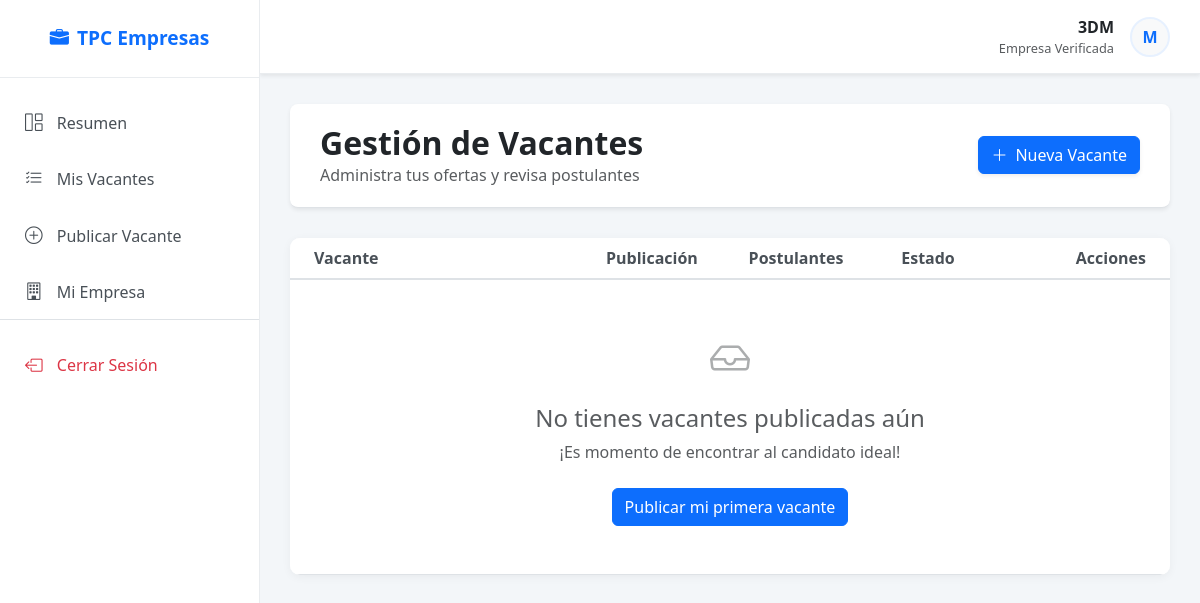
Before: /empresas/historial-vacantes/ (signed in) with the older database file.
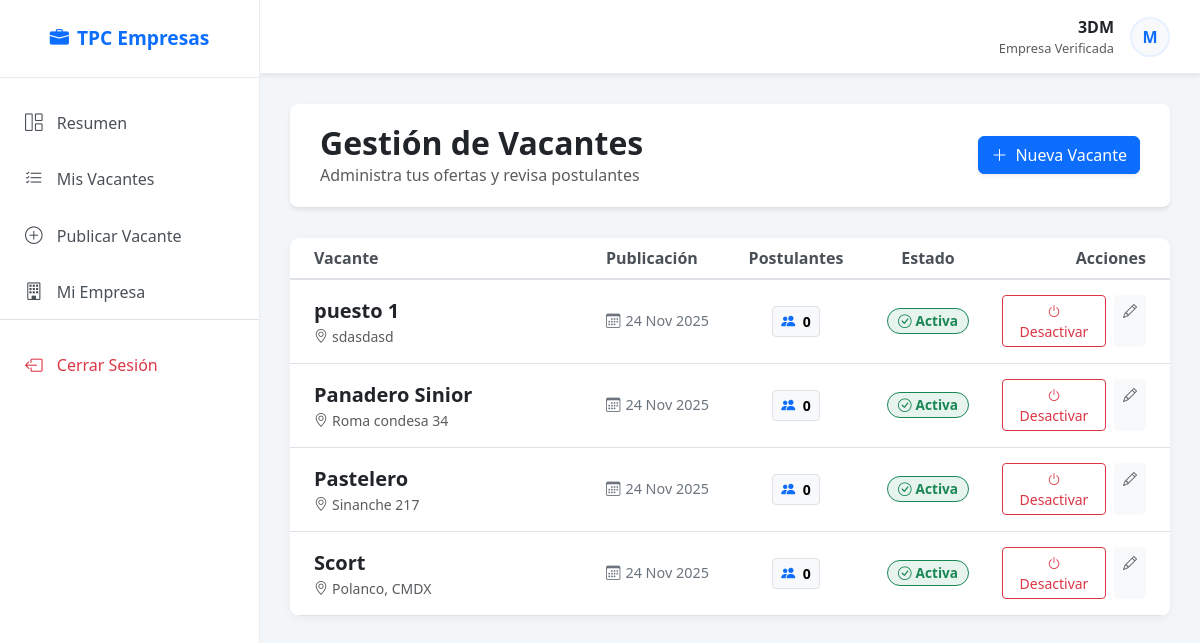
After: the same page with the newer database file.
### aplicaciones/empresas/models.py (models this page shows, shortened)
class Vacante(models.Model):
    nombre_puesto = models.CharField(max_length=100, unique=True, null=False   , blank=False)
    area_ocupacion = models.IntegerField(null=True, blank=True)
    descripcion = models.TextField(null=False, blank=False, default='Descripción del puesto.')
    requisitos = models.TextField(null=False, blank=False, default='Requisitos del puesto.')
    prestaciones = models.TextField(null=False, blank=False, default='Prestaciones del puesto.')
    salario = models.DecimalField(max_digits=10, decimal_places=2, null=False, blank=True)
    ubicacion = models.CharField(max_length=200)
    horario = models.CharField(max_length=100)
    tipo_contrato = models.CharField(max_length=100)
    etiquetas = models.TextField(null=True, blank=True)
    fecha_publicacion = models.DateField(auto_now_add=True)
    empresa = models.ForeignKey(Empresa, on_delete=models.CASCADE, null=True)
    activa = models.BooleanField(default=True)
    postulaciones_count = models.IntegerField(default=0)

### aplicaciones/general/decorators.py (the view)
    def wrapper_func(request, *args, **kwargs):
        if not request.user.is_authenticated:
            return redirect('login')
        if hasattr(request.user, 'empresa'):
            return view_func(request, *args, **kwargs)
        else:
            messages.warning(request, "Esta sección es solo para reclutadores.")
            return redirect('home_trabajador') # Redirigir a SU zona

### aplicaciones/empresas/views.py (called while the page is built)
@empresa_required
def historial_vacantes(request):
    try:
        empresa = request.user.empresa
        vacantes = Vacante.objects.filter(empresa=empresa).order_by('-fecha_publicacion')
    except Empresa.DoesNotExist:
        vacantes = []
    return render(request, 'historial_v2.html', {'vacantes': vacantes})

### aplicaciones/empresas/templates/historial_v2.html (shortened to what the changed rows need)
{% extends 'marco.html' %}
{% block content %}
    <div class="dashboard-header d-flex justify-content-between align-items-center shadow-sm">
        <div>
            <h2 class="fw-bold mb-0 text-dark">Gestión de Vacantes</h2>
        </div>
    </div>
    <div class="row">
        <div class="col-12">
            <div class="card card-vacante overflow-hidden">
                <div class="card-body p-0">
                    <div class="table-responsive">
                        <table class="table table-hover table-custom mb-0">
                            <thead class="bg-light">
                                <tr>
                                    <th class="ps-4" style="width: 35%;">Vacante</th>
                                    <th style="width: 15%;">Publicación</th>
                                    <th style="width: 15%;" class="text-center">Postulantes</th>
                                    <th style="width: 15%;" class="text-center">Estado</th>
                                    <th style="width: 20%;" class="text-end pe-4">Acciones</th>
                                </tr>
                            </thead>
                            <tbody>
                                {% for vacante in vacantes %}
                                <tr class="{% if not vacante.activa %}row-inactive{% endif %}">
                                    <td class="ps-4 py-3">
                                        <div class="fw-bold text-dark fs-5">{{ vacante.nombre_puesto }}</div>
                                        <div class="small text-muted"><i class="bi bi-geo-alt me-1"></i>{{ vacante.ubicacion }}</div>
                                    </td>
                                    <td>
                                        <div class="stat-item">
                                            <i class="bi bi-calendar3"></i>
                                            {{ vacante.fecha_publicacion|date:"d M Y" }}
                                        </div>
                                    </td>
                                    <td class="text-center">
                                        <a href="#" class="btn btn-light btn-sm position-relative border">
                                            <i class="bi bi-people-fill me-1 text-primary"></i>
                                            <span class="fw-bold">{{ vacante.num_postulantes|default:vacante.postulacion_set.count }}</span>
                                        </a>
                                    </td>
                                    <td class="text-center">
                                        {% if vacante.activa %}
                                            <span class="badge bg-success bg-opacity-10 text-success border border-success status-badge">
                                                <i class="bi bi-check-circle me-1"></i>Activa
                                            </span>
                                        {% else %}
                                            <span class="badge bg-secondary bg-opacity-10 text-secondary border border-secondary status-badge">
                                                <i class="bi bi-pause-circle me-1"></i>Pausada
                                            </span>
                                        {% endif %}
                                    </td>
                                    <td class="text-end pe-4">
                                        <div class="d-flex justify-content-end gap-2">
                                            <form action="{% url 'status_change' vacante.id %}" method="POST">
                                                {% if vacante.activa %}
                                                    <button type="submit" class="btn btn-outline-danger btn-sm" title="Pausar publicación">
                                                        <i class="bi bi-power"></i> Desactivar
                                                    </button>
                                                {% else %}
                                                    <button type="submit" class="btn btn-outline-success btn-sm" title="Reactivar publicación">
                                                        <i class="bi bi-send"></i> Publicar
                                                    </button>
                                                {% endif %}
                                            </form>
                                            <a href="/empresas/editar-vacante/{{vacante.id}}" class="btn btn-light btn-sm text-muted" title="Editar detalles">
                                                <i class="bi bi-pencil"></i>
                                            </a>
                                        </div>
                                    </td>
                                </tr>
                                {% empty %}
                                <tr>
                                    <td colspan="5" class="text-center py-5">
                                        <div class="text-muted">
                                            <i class="bi bi-inbox fs-1 d-block mb-3 opacity-50"></i>
                                            <h4>No tienes vacantes publicadas aún</h4>
                                            <p>¡Es momento de encontrar al candidato ideal!</p>
                                            <a href="{% url 'crear_vacante' %}" class="btn btn-primary mt-2">
                                                Publicar mi primera vacante
                                            </a>
                                        </div>
                                    </td>
                                </tr>
                                {% endfor %}
                            </tbody>
                        </table>
                    </div>
                </div>
            </div>
        </div>
    </div>
{% endblock %}

Changed rows visible on the page:
added Vacante: nombre_puesto "puesto 1", ubicacion "sdasdasd", fecha_publicacion "24 Nov 2025", num_postulantes "0", activa True (drawn)
added Vacante: nombre_puesto "Panadero Sinior", ubicacion "Roma condesa 34", fecha_publicacion "24 Nov 2025", num_postulantes "0", activa True (drawn)
added Vacante: nombre_puesto "Pastelero", ubicacion "Sinanche 217", fecha_publicacion "24 Nov 2025", num_postulantes "0", activa True (drawn)
added Vacante: nombre_puesto "Scort", ubicacion "Polanco, CMDX", fecha_publicacion "24 Nov 2025", num_postulantes "0", activa True (drawn)
Other visible differences:
text no longer shown: "No tienes vacantes publicadas aún ¡Es momento de encontrar al candidato ideal! Publicar mi primera vacante"
